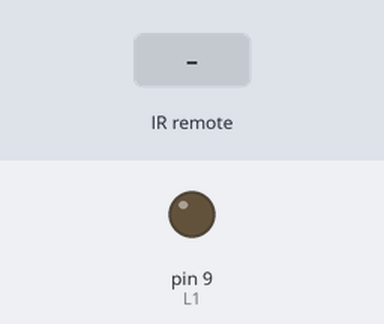
Simulated run of this sketch. Board: Arduino Uno, built with avr-gcc and run on an emulated ATmega328P. Parts: output pins drawn as LEDs (lit = HIGH). Inputs (shaded band) come from the test bench.

Above: at 1.2 s.
1.3 s: infrared code 0x38863BDC received
At 1.8 s:
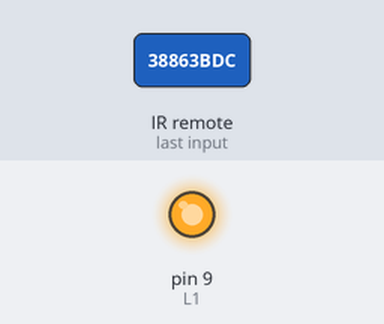
Timing chart, 0 to 4.3 s (numbered marks = the images above; inputs shaded):
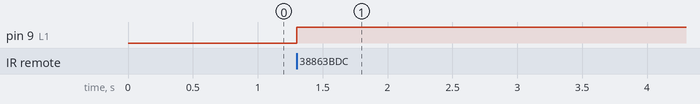

Measured:
- after the input at 1.3 s, pin 9 (L1): LOW → HIGH at once

The sketch:

sketch_oct13a.ino
```cpp
#include <IRremote.h>
#define button1 0x38863BDC
#define button2 0x38863BFE
#define button3 0x38863BC6
#define buttonFan 0x38863BFC
#define plus 0x38863BF2
#define minus 0x38863BFA
#define off 0x38863BCC

int RECV_PIN = 3; //5
int L1=9; //15
boolean LS1=0;
IRrecv irrecv(RECV_PIN);
decode_results results;

void setup() {
  // put your setup code here, to run once:
irrecv.enableIRIn();
  pinMode(L1, OUTPUT);
  digitalWrite(L1,LOW);
}

void loop() {
  // put your main code here, to run repeatedly:
if (irrecv.decode(&results)) {
    switch(results.value){
      case button1:{
        if(LS1==0){
          Serial.println("LIGHT 1 ON");
          digitalWrite(L1,HIGH);
          LS1=1;
        }
        else{
          Serial.println("LIGHT 1 OFF");
          digitalWrite(L1,HIGH);
          LS1=0;
        }
        break;
      }
    }
    delay(18);
    irrecv.resume();
}
}
```
